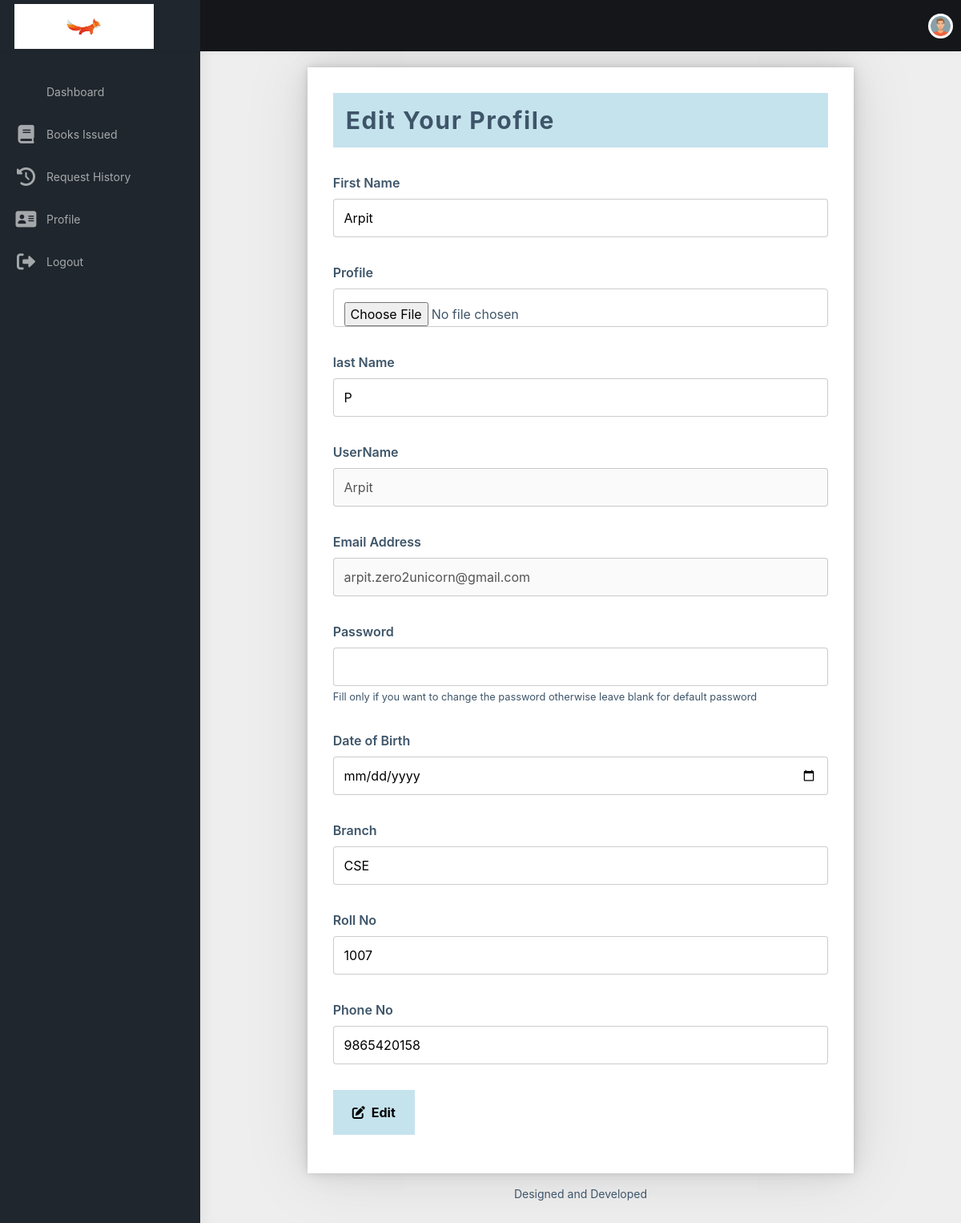
/student/profile/update (signed in), run on the app's committed database.
### home/models.py (models this page shows, shortened)
class CustomUser(AbstractUser):
    USER ={
        (1,'ADMIN'),
        (2,'STUDENT'),
    }
    user_type = models.CharField(choices=USER,max_length=50,default=1)
    profile_pic = models.ImageField(upload_to='uploads/profile_pic/')

class Student(models.Model):
    user = models.OneToOneField(CustomUser, on_delete=models.CASCADE)
    is_email_verfied = models.BooleanField(default = False)
    email_token = models.CharField(max_length=100,null=True,blank=True)
    student_dob = models.DateField(auto_now_add=False)
    gender= models.CharField(max_length=10)
    branch = models.CharField(max_length=10)
    roll_no = models.CharField(max_length=3, blank=True)
    phone = models.CharField(max_length=10, blank=True)
    image = models.ImageField(upload_to="uploads/profile-pic/")

### home/views.py (the view, shortened to what this page needs)
# urls.py: path('student/profile/update',STUDENTPROFILEUPDATE,name ="studentprofileupdate"),
def STUDENTPROFILEUPDATE(request):
    return render(request,'user/edit_user_profile.html')

### templates/user/edit_user_profile.html (shortened to what this page needs)
{% extends "user/student_dashboard.html" %}
{% load static %}
{% block css %}
  <link rel="stylesheet" href="{% static 'studentdashboard/dist/css/edit_profile_user.css' %}">
{% endblock css %}
{% block body %}
    <div class="wrapper">
      <h2>Edit Your Profile</h2>
      <form action="{% url 'studentprofileupdate' %}" method="POST" enctype="multipart/form-data">
        <div class="form-group">
          <label for="name">First Name</label>
          <input type="text" name="fname"  value="{{user.first_name}}" placeholder="First name" >
        </div>
        <div class="form-group">
          <label for="name">Profile</label>
          <input type="file" name="profilepic" required>
        </div>
        <div class="form-group">
          <label for="name">last Name</label>
          <input type="text" name="lname" value="{{user.last_name}}"  placeholder="Last name" >
        </div>
        <div class="form-group">
          <label for="name">UserName</label>
          <input type="text" name="username" value="{{user.username}}"  placeholder="username"  disabled>
        </div>
        <div class="form-group">
          <label for="email">Email Address</label>
          <input type="email" name="email" value="{{user.email}}"  placeholder="email@domain.tld"  disabled/>
        </div>
        <div class="form-group">
          <label for="email">Password</label>
          <input type="password" name="password"/>
          <small>Fill only if you want to change the password otherwise leave blank for default password</small>
        </div>
        <div class="form-group">
          <label for="message">Date of Birth</label>
          <input type="date" name="dateofbirth" id="name" required >
        </div>
        <div class="form-group">
            <label for="name">Branch</label>
            <input type="text" name="branch" value="{{user.student.branch}}" placeholder="Your Branch" >
        </div>
        <div class="form-group">
            <label for="name">Roll No</label>
            <input type="text" name="rollnum" value="{{user.student.roll_no}}" placeholder="Roll No"  >
        </div>
        <div class="form-group">
            <label for="name">Phone No</label>
            <input type="text" name="phonenum" value="{{user.student.phone}}" placeholder="Phone Number" >
        </div>
        <div class="form-group">
          <button type="submit" class="submit"><i class="fa-solid fa-pen-to-square"></i>Edit</button>
        </div>
      </form>
    </div>
{% endblock %}

### templates/user/header.html (shortened to what this page needs)
{% load static %}
<header class="topbar" data-navbarbg="skin5">
    <nav class="navbar top-navbar navbar-expand-md navbar-dark">
        <div class="navbar-header" data-logobg="skin5">
            <a class="navbar-brand" href="{% url 'dashboardstudent' %}">
                <span class="logo-text">
                    <img src="{% static 'img/dshlogo.png' %}" alt="homepage" style="height: 7vh; width: 120%;"/>
                </span>
            </a>
        </div>
        <div class="navbar-collapse collapse" id="navbarSupportedContent" data-navbarbg="skin5">
            <ul class="navbar-nav float-start me-auto">
                <li class="nav-item d-none d-lg-block"><a
                        class="nav-link sidebartoggler waves-effect waves-light" href="javascript:void(0)"
                        data-sidebartype="mini-sidebar"><i class="mdi mdi-menu font-24"></i></a></li>
            </ul>
            <ul class="navbar-nav float-end">
                <li class="nav-item dropdown">
                       {% if user.profile_pic == '' %}
                        <img src="{% static 'studentdashboard/assets/images/users/1.jpg' %}" alt="user" class="rounded-circle" width="31">
                        {% else %}
                        <img src="{{user.profile_pic.url}}" alt="user" class="rounded-circle" width="31">
                        {% endif %}
                </li>
            </ul>
        </div>
    </nav>
</header>

### data on the page
CustomUser: profile_pic (picture), fname "Arpit", lname "P", username "Arpit", email "arpit.zero2unicorn@gmail.com", branch "CSE", rollnum "1007", phonenum "9865420158"
